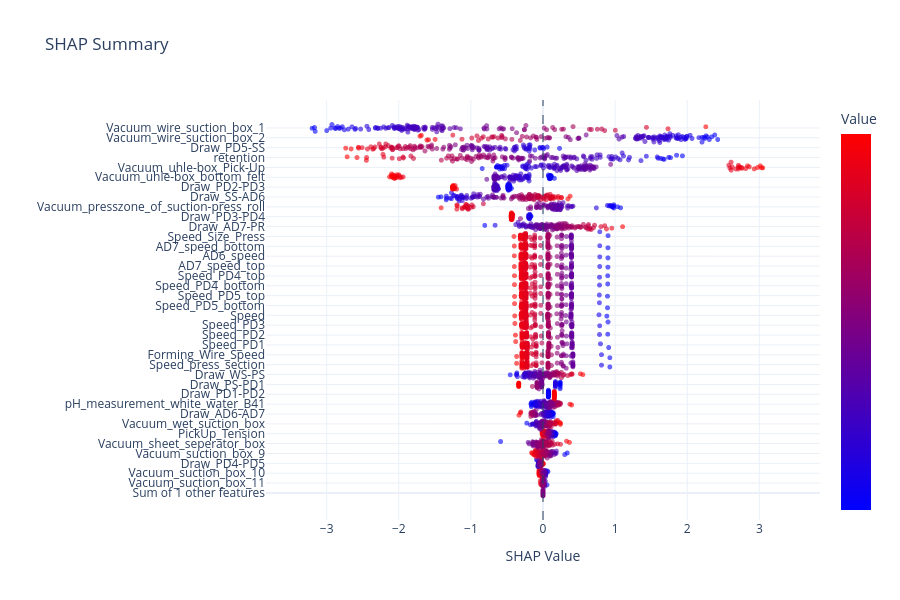

The code cell stored with this chart in its notebook:
### Code cell
fig = plotly_shap_beeswarm(shap_vals, X_explain, feats, max_features=100)
fig.show()
